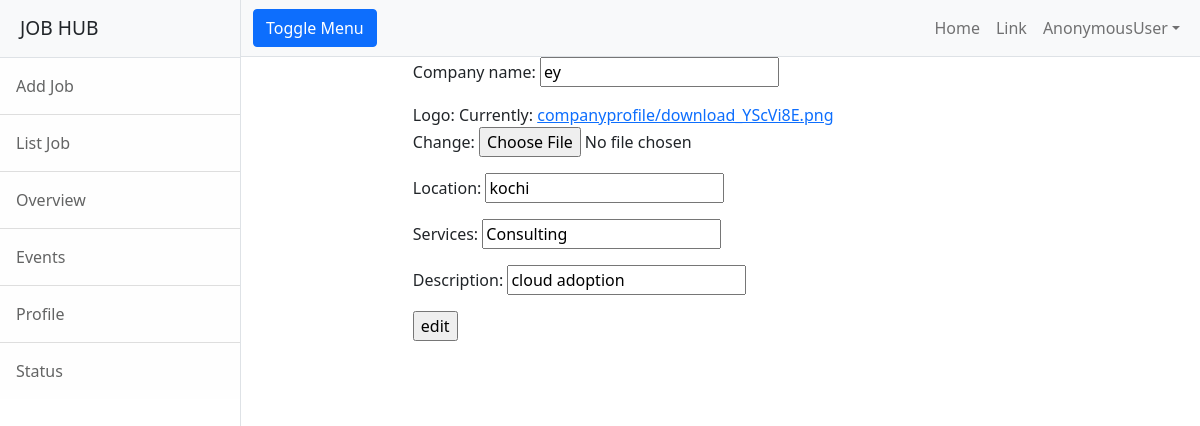
Screenshot of /employer/profile/edit/1 with the database file from the repository.
### employer/models.py (models this page shows)
class CompanyProfile(models.Model):
    company_name=models.CharField(max_length=150)
    user=models.OneToOneField(User,on_delete=models.CASCADE,related_name="employer")#related name for parent child referencing..request.user.employer.logo(it will points to companyprofile logo)
    logo=models.ImageField(upload_to="companyprofile",null=True)
    location=models.CharField(max_length=120)
    services=models.CharField(max_length=120)
    description=models.CharField(max_length=200)

### employer/views.py (the view)
# urls.py: path("profile/edit/<int:id>",views.EmpEditProfileView.as_view(),name="emp-editprofile")
class EmpEditProfileView(UpdateView):
    model=CompanyProfile
    form_class = CompanyProfileForm
    template_name = "emp-editprofile.html"
    success_url = reverse_lazy("emp-viewprofile")
    pk_url_kwarg = "id"

### employer/forms.py
class CompanyProfileForm(forms.ModelForm):
    class Meta:
        model=CompanyProfile
        exclude=("user",)

### employer/templates/emp-editprofile.html (shortened to what this page needs)
{%extends 'base.html'%}
{%block body_block%}
<div class="row">
    <div class="col-2"></div>
    <div class="col-8">
        <form action="" method="post" enctype="multipart/form-data">
            {{form.as_p}}
            <input type="submit" value="edit">
        </form>
    </div>
    <div class="col-2"></div>
</div>
{%endblock%}

### rows the page displays
CompanyProfile: company_name "ey", location "kochi", services "Consulting", description "cloud adoption"

### other values shown
{{ request.user }} "AnonymousUser"
